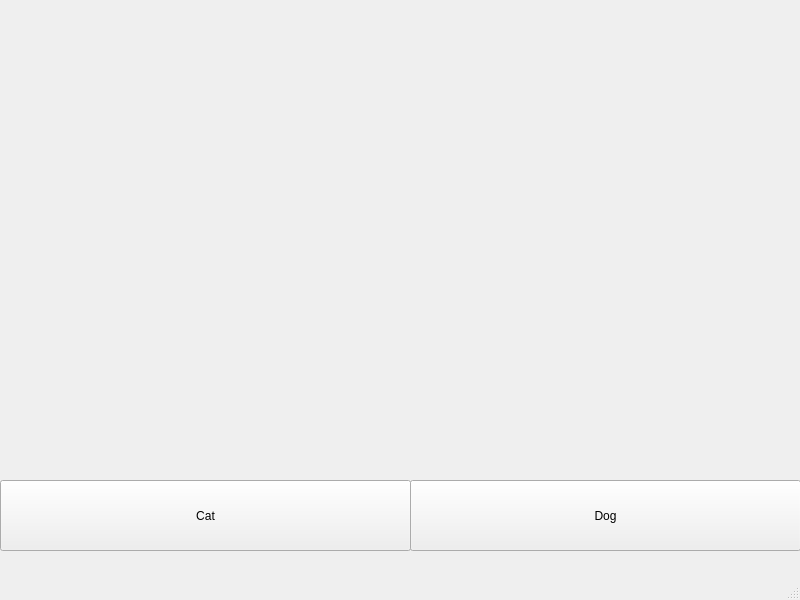
<?xml version="1.0" encoding="UTF-8"?>
<ui version="4.0">
 <class>MainWindow</class>
 <widget class="QMainWindow" name="MainWindow">
  <property name="geometry">
   <rect>
    <x>0</x>
    <y>0</y>
    <width>800</width>
    <height>600</height>
   </rect>
  </property>
  <property name="windowTitle">
   <string>MainWindow</string>
  </property>
  <widget class="QWidget" name="centralwidget">
   <widget class="QLabel" name="image">
    <property name="geometry">
     <rect>
      <x>4</x>
      <y>9</y>
      <width>791</width>
      <height>471</height>
     </rect>
    </property>
    <property name="text">
     <string/>
    </property>
    <property name="textFormat">
     <enum>Qt::AutoText</enum>
    </property>
    <property name="pixmap">
     <pixmap>cat2.jpg</pixmap>
    </property>
    <property name="scaledContents">
     <bool>true</bool>
    </property>
   </widget>
   <widget class="QPushButton" name="pushButton">
    <property name="geometry">
     <rect>
      <x>0</x>
      <y>480</y>
      <width>411</width>
      <height>71</height>
     </rect>
    </property>
    <property name="text">
     <string>Cat</string>
    </property>
   </widget>
   <widget class="QPushButton" name="pushButton_2">
    <property name="geometry">
     <rect>
      <x>410</x>
      <y>480</y>
      <width>391</width>
      <height>71</height>
     </rect>
    </property>
    <property name="text">
     <string>Dog</string>
    </property>
   </widget>
  </widget>
  <widget class="QMenuBar" name="menubar">
   <property name="geometry">
    <rect>
     <x>0</x>
     <y>0</y>
     <width>800</width>
     <height>26</height>
    </rect>
   </property>
  </widget>
  <widget class="QStatusBar" name="statusbar"/>
 </widget>
 <resources>
  <include location="cat.jpg"/>
 </resources>
 <connections/>
</ui>
